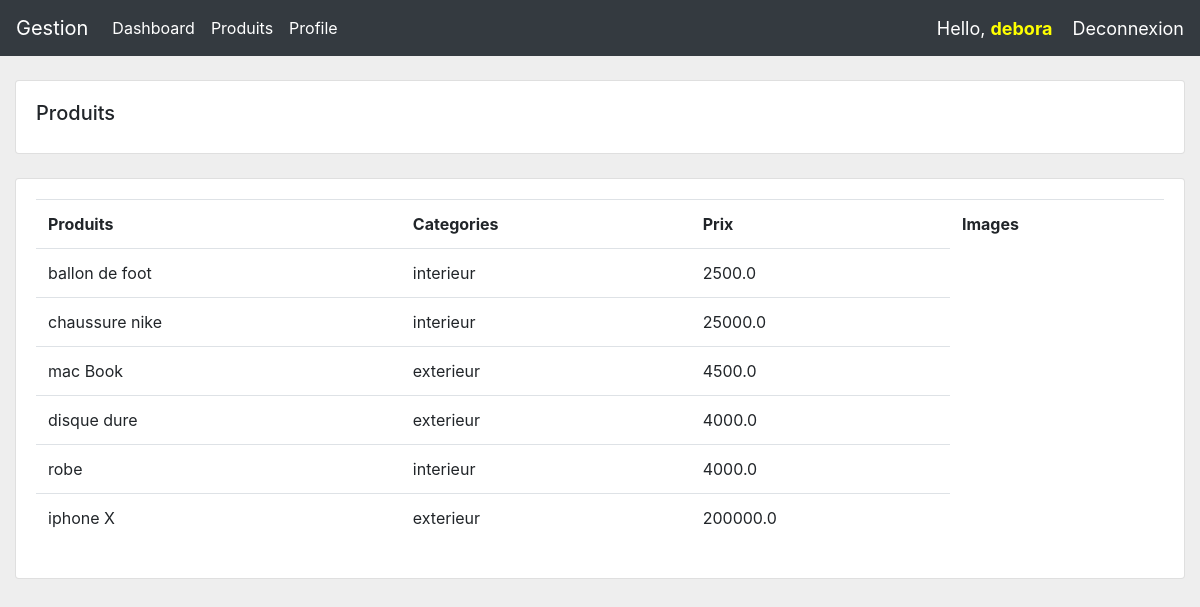
The page /produit/ (signed in) on the database its author committed.
### compte/models.py (models this page shows, shortened)
class Produit(models.Model):
    CATEGORIE =(
       ( 'interieur' , 'interieur'),
       ( 'exterieur' , 'exterieur'),
    )
    nom = models.CharField(max_length=200)
    prix = models.FloatField(null =True)
    description = models.CharField(max_length=200)
    categorie = models.CharField(max_length=200,choices=CATEGORIE)
    tags = models.ManyToManyField(Tag,related_name="tag")
    date_add = models.DateTimeField(auto_now_add=True)

### compte/views.py (the view)
# urls.py: path("produit/", views.produit, name="produit"),
@login_required(login_url = 'login')
@allowed_users(allowed_roles=["admin"])
def produit(request):
    produit = Produit.objects.all()
    datas ={
        'produit':produit,
    }
    return render(request,'compte/produit.html',datas)

### templates/compte/produit.html (shortened to what this page needs)
{% extends 'compte/base.html'%}
{% block content%}
<br>
		<div class="row">
			<div class="col-md">
				<div class="card card-body">
					<h5>Produits</h5>
                </div>
                <br>
				<div class="card card-body">
					<table class="table">
						<tr>
							<th>Produits</th>
							<th>Categories</th>
							<th>Prix</th>
							<th>Images</th>
						</tr>
					{% for i in produit %}
						<tr>
							<td>{{i.nom}}</td>
							<td>{{i.categorie}}</td>
							<td>{{i.prix}}</td>
						</tr>
					{% endfor %}
					</table>
			</div>
		</div>
{% endblock content%}

### templates/compte/menu.html (shortened to what this page needs)
{% load static %}
    <nav class="navbar navbar-expand-lg navbar-dark bg-dark">
        <a class="navbar-brand" href="{% url 'home' %}">Gestion</a>
        <div class="collapse navbar-collapse" id="navbarSupportedContent">
          <ul class="navbar-nav mr-auto">
            <li class="nav-item active">
              <a class="nav-link" href="{% url 'home'%}">Dashboard</a>
            </li>
            <li class="nav-item active">
              <a class="nav-link" href="{% url 'produit'%}">Produits</a>
            </li>
            <li class="nav-item active">
              <a class="nav-link" href="{% url 'profile'%}">Profile</a>
            </li>
        </div>
        <span class="mgs-hello">Hello, <strong class="user">{{request.user}}</strong></span>
        <span  class="hello"><a href="{% url 'login_client' %}"> Deconnexion</a></span>
      </nav>

### static/style.css (style rules this page uses)
body { background-color: #eee; }

### templates/compte/menu.html (style rules this page uses)
.mgs-hello { color:#fff; font-size:18px; }
.user { color:yellow; }
.hello a { text-decoration: none; color:#fff; margin-left:20px; font-size:18px; }

### rows shown on the page
Produit: nom "ballon de foot", categorie "interieur", prix "2500.0"
Produit: nom "chaussure nike", categorie "interieur", prix "25000.0"
Produit: nom "mac Book", categorie "exterieur", prix "4500.0"
Produit: nom "disque dure", categorie "exterieur", prix "4000.0"
Produit: nom "robe", categorie "interieur", prix "4000.0"
Produit: nom "iphone X", categorie "exterieur", prix "200000.0"

### other values the page prints
{{ request.user }} "debora"
